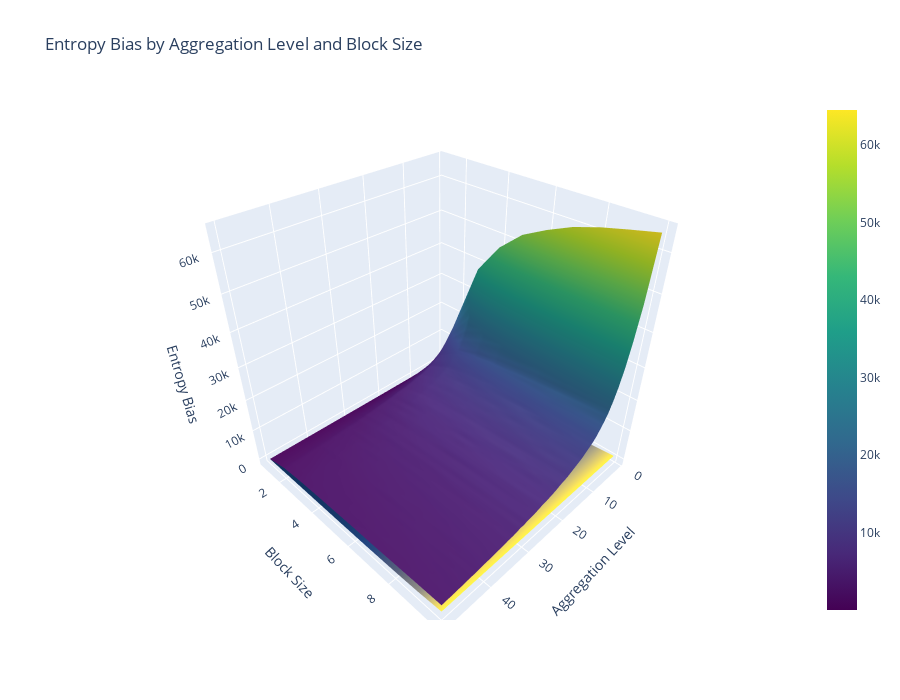

The code cell stored with this chart in its notebook:
### Code cell
btc_multi_tester.plot_3D_test_result()

### Figure 1 — Plotly figure (JSON) as saved in the notebook; plotly's stock layout.template omitted (floating-point values rounded to 4 significant figures; data arrays with more than 128 entries replaced by an {"elided": "..."} marker saying what was removed)
{"data": [{"colorscale": [[0, "#440154"], [0.1111, "#482878"], [0.2222, "#3e4989"], [0.3333, "#31688e"], [0.4444, "#26828e"], [0.5556, "#1f9e89"], [0.6667, "#35b779"], [0.7778, "#6ece58"], [0.8889, "#b5de2b"], [1, "#fde725"]], "name": "Entropy Bias", "type": "surface", "x": {"elided": "50x10 int values"}, "y": {"elided": "50x10 int values"}, "z": {"elided": "50x10 float values"}}, {"colorscale": [[0, "#00224e"], [0.1111, "#123570"], [0.2222, "#3b496c"], [0.3333, "#575d6d"], [0.4444, "#707173"], [0.5556, "#8a8678"], [0.6667, "#a59c74"], [0.7778, "#c3b369"], [0.8889, "#e1cc55"], [1, "#fee838"]], "name": "Quantile 99", "showscale": false, "type": "surface", "x": {"elided": "50x10 int values"}, "y": {"elided": "50x10 int values"}, "z": {"elided": "50x10 float values"}}], "layout": {"height": 700, "scene": {"xaxis": {"title": {"text": "Aggregation Level"}}, "yaxis": {"title": {"text": "Block Size"}}, "zaxis": {"title": {"text": "Entropy Bias"}}}, "title": {"text": "Entropy Bias by Aggregation Level and Block Size"}, "width": 900}}
